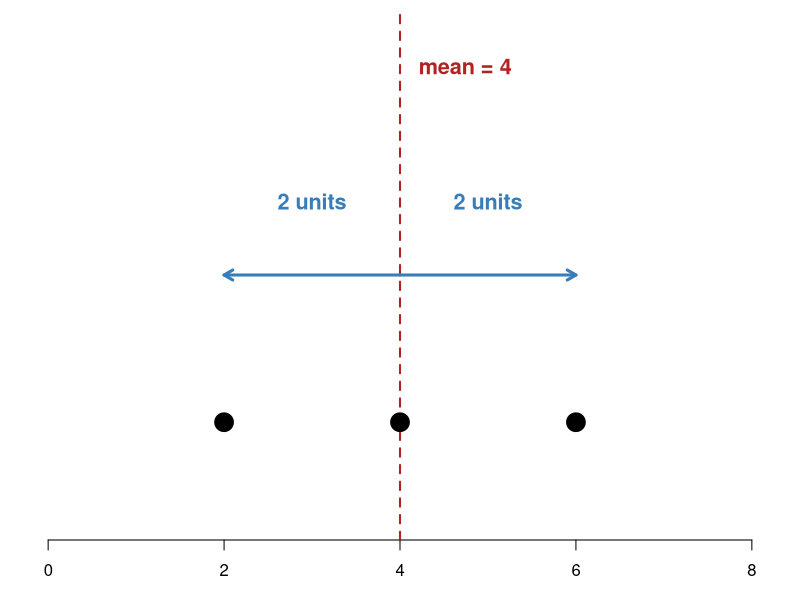
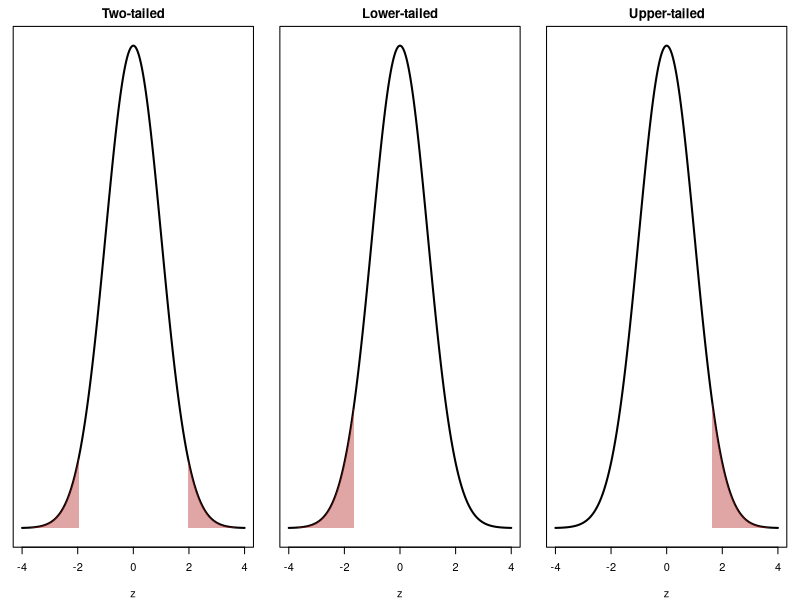

Here is the R script that generated these plots, in order:
## ---- chunk 1
#| include: false
draw_z <- function(z = NULL, tail = "two", alpha = .05, main = "") {
  x <- seq(-4, 4, length.out = 400)
  plot(x, dnorm(x), type = "l", lwd = 2, xlab = "z", ylab = "", yaxt = "n", main = main)
  shade <- function(a, b) polygon(c(a, seq(a, b, length.out = 100), b),
                                  c(0, dnorm(seq(a, b, length.out = 100)), 0),
                                  col = adjustcolor("firebrick", .4), border = NA)
  if (tail == "two")   { cv <- qnorm(1 - alpha / 2); shade(-4, -cv); shade(cv, 4) }
  if (tail == "lower") { cv <- qnorm(alpha); shade(-4, cv) }
  if (tail == "upper") { cv <- qnorm(1 - alpha); shade(cv, 4) }
  if (!is.null(z)) abline(v = z, col = "#377EB8", lwd = 3)
}

# area_z(): bell curve with the area for pnorm()/qnorm() shaded and labeled
area_z <- function(z, tail = "lower", main = "") {
  lim <- max(4, abs(z) + 1.5)
  x <- seq(-lim, lim, length.out = 400)
  plot(x, dnorm(x), type = "l", lwd = 2, xlab = "z", ylab = "", yaxt = "n",
       main = main, ylim = c(0, 0.45))
  shade <- function(a, b) polygon(c(a, seq(a, b, length.out = 100), b),
                                  c(0, dnorm(seq(a, b, length.out = 100)), 0),
                                  col = adjustcolor("#377EB8", .45), border = NA)
  if (tail == "two") z <- abs(z)
  if (tail == "lower") { shade(-lim, z); area <- pnorm(z) }
  if (tail == "upper") { shade(z, lim);  area <- pnorm(z, lower.tail = FALSE) }
  if (tail == "two")   { shade(-lim, -z); shade(z, lim); area <- 2 * pnorm(-z) }
  zs <- if (tail == "two") c(-z, z) else z
  abline(v = zs, col = "firebrick", lwd = 2, lty = 2)
  text(zs, 0.44, paste("z =", round(zs, 2)), col = "firebrick", font = 2,
       pos = ifelse(zs < 0, 4, 2), offset = 0.3)
  lab <- function(x, a) text(x, max(dnorm(x) + 0.05, 0.08), signif(a, 3),
                             col = "#1f4e79", font = 2, cex = 1.1)
  if (tail == "lower") lab(max(-lim + 0.7, z - 0.9), area)
  if (tail == "upper") lab(min(lim - 0.7, z + 0.9), area)
  if (tail == "two") {
    lab(max(-lim + 0.7, -z - 0.9), area / 2); lab(min(lim - 0.7, z + 0.9), area / 2)
    text(0, 0.2, paste("total shaded =", signif(area, 3)), col = "#1f4e79", font = 2, cex = 1.1)
  }
}
## ---- chunk 2
#| echo: false
#| fig-width: 10
#| fig-height: 2.2
par(mar = c(3, 1, 0.5, 1))
plot(NA, xlim = c(0, 8), ylim = c(0, 1), yaxt = "n", xlab = "", ylab = "", bty = "n")
abline(v = 4, lty = 2, col = "firebrick", lwd = 2)
arrows(4, .5, c(2, 6), .5, length = .1, lwd = 3, col = "#377EB8")
text(c(3, 5), .65, "2 units", col = "#377EB8", font = 2, cex = 1.3)
points(c(2, 4, 6), rep(.2, 3), pch = 19, cex = 2.5)
text(4.1, .92, "mean = 4", col = "firebrick", font = 2, cex = 1.3, pos = 4)
## ---- chunk 3
#| echo: false
#| fig-width: 12
#| fig-height: 2.6
par(mfrow = c(1, 3), mar = c(4, 1, 2, 1))
draw_z(tail = "two",   main = "Two-tailed")
draw_z(tail = "lower", main = "Lower-tailed")
draw_z(tail = "upper", main = "Upper-tailed")
